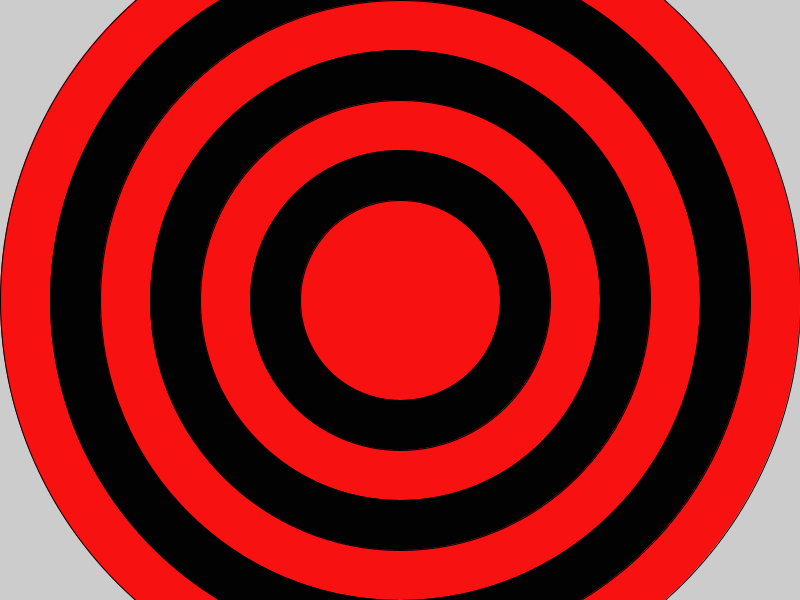
Frame 1 (no input)
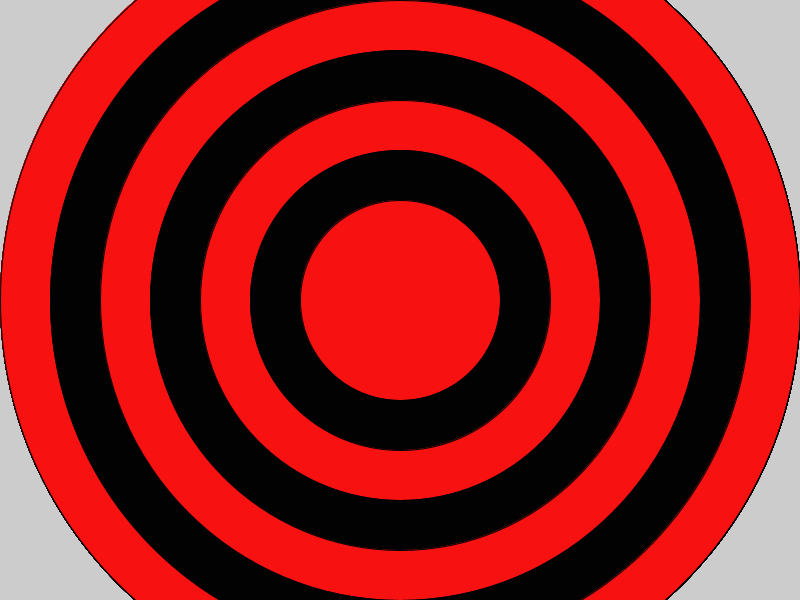
Frame 60 (the mouse pressed at the canvas centre just before this capture)
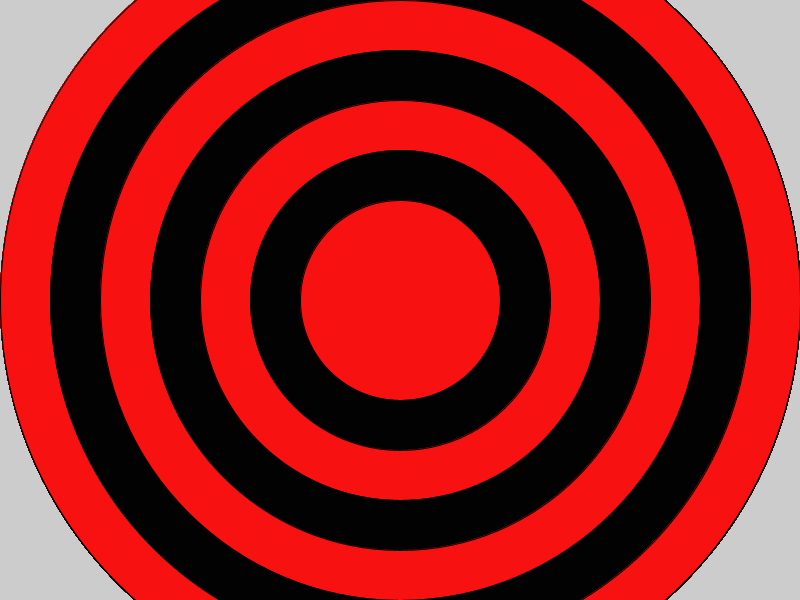
Frame 120 (the mouse held since frame 60 and released just before this capture)

The Processing sketch that drew these frames (run headless with seeded random() and noise(); from frame 60 on, the mouse is pressed at the canvas centre):

// Processing sketch: bullseye
// ── bullseye.pde

    void setup(){
        size(800,600);  

    }

    void draw()
    {
      for (int i = width; i > 100; i-=100){
        if (i % 200 == 0) {
          fill (#F71111);}
          else {fill (#030202);}
ellipse(400,300,i,i);

    }
    }
